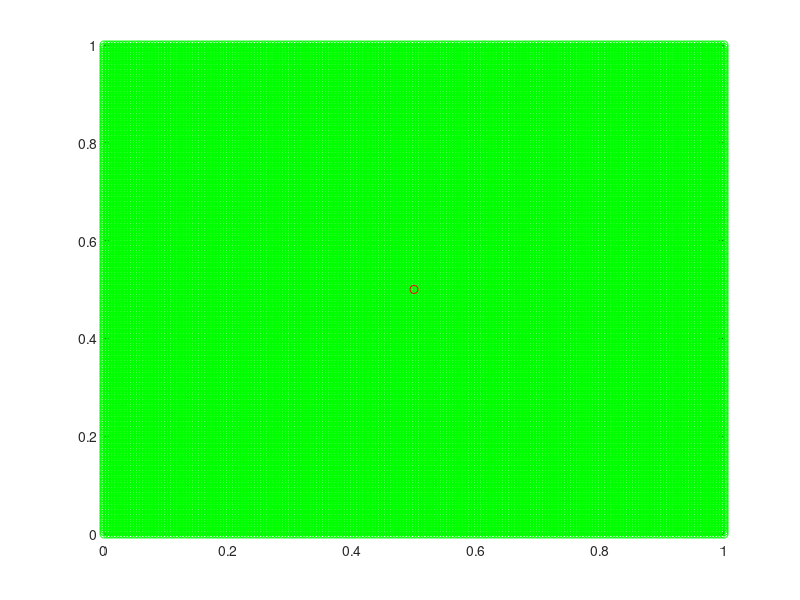

Reproduce this figure in MATLAB. (Note: this script raises an error after producing the figure.)
resolution = 0.005;
[datasetX datasetY] = meshgrid(0:resolution:1,0:resolution:1);
dataset = [datasetX(:)';datasetY(:)'];
testset = [0.50001 0.5001]';
figure;
plot(dataset(1,:),dataset(2,:),'go');
hold on;
plot(testset(1,:),testset(2,:),'ro');
axis ([0 1 0 1 0 1]);

%%
tic;
build_params.algorithm = 'linear';
build_params.trees = 1;
flann_set_distance_type(1);
%build_params.target_precision = 0.7;
%build_params.build_weight = 0.01;
%build_params.memory_weight = 0;
[index, parameters] = flann_build_index(dataset, build_params);
[result, dists] = flann_search(index,testset,1000,parameters);
flann_free_index(index);
toc;

%%
n_querys = size(result,2);
nn_num = size(result,1);

for i = 1:n_querys
%    figure;
%    hold on;
%    plot(testset(1,i),testset(2,i),'ro');
    for j = 1:nn_num
        plot(dataset(1,result(j,i)),dataset(2,result(j,i)),'x');
    end
    axis ([0 1 0 1]);
end

figure;
plot(dists);